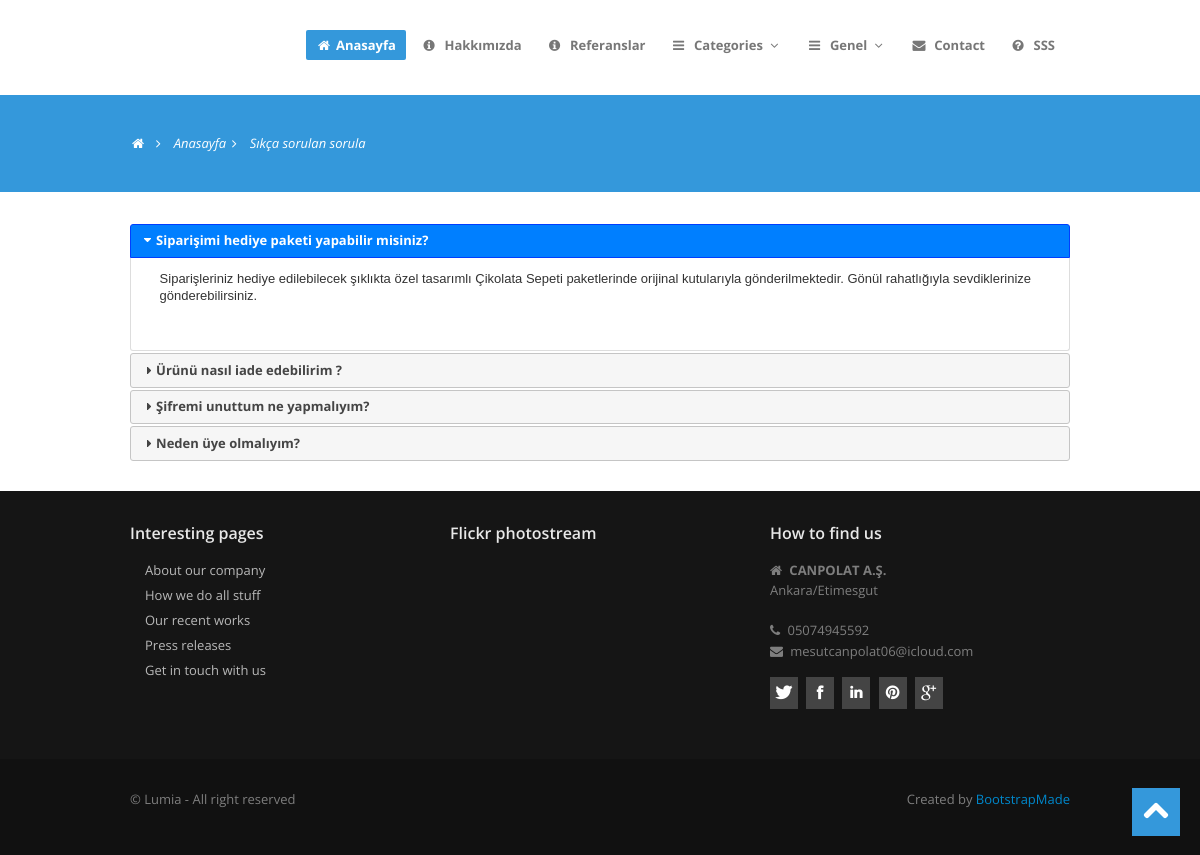
Screenshot of /sss/ with the database file from the repository.
### home/models.py (models this page shows, shortened)
class FAQ(models.Model):
    STATUS = (
        ('True', 'Evet'),
        ('False', 'Hayır'),
    )
    ordernumber = models.IntegerField()
    question= models.CharField(max_length=150)
    answer=models.TextField()
    status = models.CharField(max_length=10, choices=STATUS)
    created_at = models.DateTimeField(auto_now_add=True)
    updated_at = models.DateTimeField(auto_now=True)

class Setting(models.Model):
    STATUS = {
        ('True', 'Evet'),
        ('False', 'Hayır')
    }
    title = models.CharField(max_length=150)
    keywords = models.CharField(max_length=255)
    description = models.CharField(max_length=255)
    company = models.CharField(max_length=50)
    address = models.CharField(blank=True, max_length=150)
    phone = models.CharField(blank=True, max_length=15)
    fax = models.CharField(blank=True, max_length=15)
    email = models.CharField(blank=True, max_length=50)
    smtpserver = models.CharField(blank=True, max_length=20)
    smtpemail = models.CharField(blank=True, max_length=20)
    smtppassword = models.CharField(blank=True, max_length=10)
    smtpport = models.CharField(blank=True, max_length=5)
    icon = models.ImageField(blank=True, upload_to='images/')
    facebook = models.CharField(blank=True, max_length=50)
    instagram = models.CharField(blank=True, max_length=50)
    twitter = models.CharField(blank=True, max_length=50)
    aboutus = RichTextUploadingField(blank=True)
    contact = RichTextUploadingField(blank=True)
    references = RichTextUploadingField(blank=True)
    status = models.CharField(max_length=10, choices=STATUS)
    create_at = models.DateTimeField(auto_now_add=True)
    update_at = models.DateTimeField(auto_now=True)

### home/views.py (the view)
# urls.py: path('sss/', views.faq, name='faq'),
def faq(request):
    setting = Setting.objects.get(pk=1)
    category = Category.objects.all()
    faq = FAQ.objects.all().order_by('ordernumber')
    context = {
        'faq': faq,
        'menu': menu,
        'category': category,
        'setting': setting,
    }
    return render(request, 'faq.html', context)

### home/templates/faq.html (shortened to what this page needs)
{% extends "homebase.html" %}
{% block content %}
    <section id="subintro">
        <div class="container">
            <div class="row">
                <div class="span8">
                    <ul class="breadcrumb">
                        <li><a href="#"><i class="icon-home"></i></a><i class="icon-angle-right"></i></li>
                        <li><a href="/">Anasayfa</a><i class="icon-angle-right"></i></li>
                        <li class="active">Sıkça sorulan sorula</li>
                    </ul>
                </div>
            </div>
        </div>
    </section>
    <section id="maincontent">
        <div class="container">
            <div class="row">
                <div class="span12">
                    <div id="accordion">
                {% for rs in faq %}
                <h3><b>{{rs.question}}</b></h3>
                <div>
                    <p>
                        {{rs.answer}}
                    </p>
                </div>
                {% endfor %}
            </div>
                </div>
            </div>
        </div>
    </section>
{% endblock %}

### home/templates/footer.html (shortened to what this page needs)
    <footer class="footer">
      <div class="container">
        <div class="row">
          <div class="span4">
            <div class="widget">
              <h5>Interesting pages</h5>
              <ul class="regular">
                <li><a href="#">About our company</a></li>
                <li><a href="#">How we do all stuff</a></li>
                <li><a href="#">Our recent works</a></li>
                <li><a href="#">Press releases</a></li>
                <li><a href="#">Get in touch with us</a></li>
              </ul>
            </div>
          </div>
          <div class="span4">
            <div class="widget">
              <h5>Flickr photostream</h5>
            </div>
          </div>
          <div class="span4">
            <div class="widget">
              <h5>How to find us</h5>
              <address>
								<i class="icon-home"></i> <strong>{{setting.company}}</strong><br>
								{{setting.address}}
								</address>
              <p>
                <i class="icon-phone"></i> {{setting.phone}}<br>
                <i class="icon-envelope-alt"></i> {{setting.email}}
              </p>
            </div>
            <div class="widget">
              <ul class="social">
                <li><a href="https://www.twitter.com/{{setting.twitter}}" data-placement="bottom" title="Twitter"><i class="icon-twitter icon-square icon-32"></i></a></li>
                <li><a href="https://www.facebook.com/{{ setting.facebook }}" data-placement="bottom" title="Facebook"><i class="icon-facebook icon-square icon-32"></i></a></li>
                <li><a href="#" data-placement="bottom" title="Linkedin"><i class="icon-linkedin icon-square icon-32"></i></a></li>
                <li><a href="#" data-placement="bottom" title="Pinterest"><i class="icon-pinterest icon-square icon-32"></i></a></li>
                <li><a href="mailto:{{setting.email}}" data-placement="bottom" title="Google plus"><i class="icon-google-plus icon-square icon-32"></i></a></li>
              </ul>
            </div>
          </div>
        </div>
      </div>
      <div class="verybottom">
        <div class="container">
          <div class="row">
            <div class="span6">
              <p>
                &copy; Lumia - All right reserved
              </p>
            </div>
            <div class="span6">
              <div class="pull-right">
                <div class="credits">
                  Created by <a href="https://bootstrapmade.com/">BootstrapMade</a>
                </div>
              </div>
            </div>
          </div>
        </div>
      </div>
    </footer>
  <a href="#" class="scrollup"><i class="icon-chevron-up icon-square icon-48 active"></i></a>
 {% load static %}

### home/static/assets/css/style.css (style rules this page uses)
.row { margin-bottom:30px; }
#maincontent { z-index:1000; margin-top:0px; }
section#subintro { width: 100%; color: #fff; height:auto; margin: 0 auto; padding: 0; margin-bottom:30px; }
.scrollup { position:fixed; width:48px; height:48px; bottom:20px; right:20px; }
a.scrollup { outline:0; }
[class^="icon-"], [class*=" icon-"] { float:none; }
.icon-square, .icon-rounded, .icon-plain, .icon-circled { margin: 10px 10px 10px 0; display: inline-block !important; text-align: center !important; color: #fff; width: 18px; height: 18px; padding:3px; font-size: 12px; line-height: 18px; text-shadow:none; cursor: pointer; }
.icon-square { background-color: #444; }
[class^="icon-"], [class*=" icon-"] { margin-top: 1px; margin-right: .3em; }
.icon-32 { width: 24px; height: 24px; padding:4px; font-size: 16px; line-height: 24px; }
.icon-48 { width: 32px; height: 32px; padding:8px; font-size: 28px; line-height: 30px; }
#subintro .breadcrumb { margin:30px 0 0; background:none; }
#subintro ul.breadcrumb li { margin-bottom:0; padding-bottom:0; color:#fff; font-style:italic; }
#subintro ul.breadcrumb li a { color:#fff; }
.breadcrumb > li { display: inline-block; *display: inline; line-height:1.6em; *zoom: 1; }
footer { padding-top:30px; color:#7e7e7e; }
footer.footer { background:#151515; }
footer h1, footer h2, footer h3, footer h4, footer h5, footer h6 { color:#e8e8e8; }
footer .verybottom { padding-top:30px; background:#111; }
footer ul.regular li a, footer .nav-list li.nav-header { text-shadow:none; color:#b8b8b8; }
footer ul.regular,footer ul.nav { margin-left:0; list-style:none; }
footer ul.regular li { background-attachment: scroll; background: url(../img/list/white-arrow.png) no-repeat 0 5px; padding-left:15px; margin-top:5px; margin-left:0; }
ul.social { list-style:none; margin-left:0; }
ul.social li { display:inline; }

### home/static/assets/color/default.css (style rules this page uses)
a { color: #3498db; }
[class^="icon-"].active, [class*=" icon-"].active { background-color: #3498db; }
section#subintro { background: #3498db; }

### home/static/assets/css/overwrite.css (style rules this page uses)
body { margin: 0; font-family:'Open Sans', Arial, sans-serif; font-size: 13px; line-height: 1.6em; color: #666; background-color: #ffffff; }
p { margin: 0 0 15px; }
a { color: #0088cc; text-decoration: none; }
h1, h2, h3, h4, h5, h6 { color:#333; font-family: 'Open Sans', sans-serif; font-weight:600; line-height:1.5em; margin-top:0; margin-bottom:15px; }
h3 { font-size: 22px; }
h5 { font-size: 16px; }
.breadcrumb { padding: 8px 0; background-color: #fff; -webkit-border-radius: 0; -moz-border-radius: 0; border-radius: 0; }
.breadcrumb > li { text-shadow: none; }

### rows the page displays
FAQ: question "Siparişimi hediye paketi yapabilir misiniz?", answer "Siparişleriniz hediye edilebilecek şıklıkta özel tasarımlı Çikolata Sepeti paketlerinde orijinal kutularıyla gönderilmektedir. Gönül rahatlığıyla sevdiklerinize gönderebilirsiniz."
FAQ: question "Ürünü nasıl iade edebilirim ?"
FAQ: question "Şifremi unuttum ne yapmalıyım?"
FAQ: question "Neden üye olmalıyım?"
Setting: company "CANPOLAT A.Ş.", address "Ankara/Etimesgut", phone "05074945592", email "mesutcanpolat06@icloud.com"
